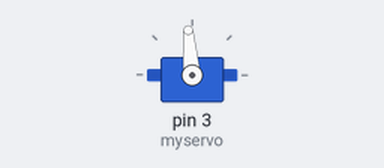
The sketch below on a simulated Arduino Uno, built with avr-gcc and run on an emulated ATmega328P. Parts: servo.

Above: at 10.05 s.
At 27.55 s:
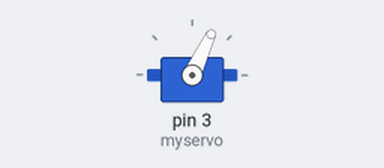
Timing chart, 0 to 32.9 s (numbered marks = the images above):
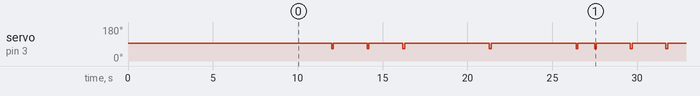

The sketch:

kugle_inter2.ino
```cpp
/***********************************************
* name:Servo
* function:you can see the servo motor rotate 90 degrees (rotate once every 15 degrees).
* And then rotate in the opposite direction.
************************************************/
//Email: support@sunfounder.com
//Website: www.sunfounder.com

#include <Servo.h>
/************************************************/
Servo myservo;//create servo object to control a servo
/************************************************/
void setup()
{
  myservo.attach(3);//attachs the servo on pin 9 to servo object
  myservo.write(95);//back to 0 degrees
  delay(10000);//wait for a second
}
/*************************************************/
void loop()
{
  myservo.write(95);//goes to 15 degrees
  delay(2000);//wait for a second
  myservo.write(65);//goes to 30 degrees
  delay(100);//wait for a second.33
  myservo.write(95);//goes to 45 degrees
  delay(2000);//wait for a second.33
  myservo.write(65);//goes to 60 degrees
  delay(100);//wait for a second.33
  myservo.write(95);//goes to 75 degrees
  delay(2000);//wait for a second.33
  myservo.write(65);//goes to 90 degrees
  delay(100);//wait for a second
  myservo.write(95);//back to 75 degrees
  delay(5000);//wait for a second.33
  myservo.write(65);//back to 60 degrees
  delay(100);//wait for a second.33
  myservo.write(95);//back to 45 degrees
  delay(5000);//wait for a second.33
  myservo.write(65);//back to 30 degrees
  delay(100);//wait for a second.33
  myservo.write(95);//back to 15 degrees
  delay(1000);//wait for a second
  myservo.write(65);//back to 0 degrees
  delay(100);//wait for a second
}
/**************************************************/
```

Measured:
- by itself, servo on pin 3 (myservo): repeats every 17.6 s: 2 × (95° 2.0 s, 65° 0.10 s), 2 × (95° 5.0 s, 65° 0.10 s), 95° 1.0 s, 65° 0.10 s, 95° 2.0 s, 65° 0.10 s
